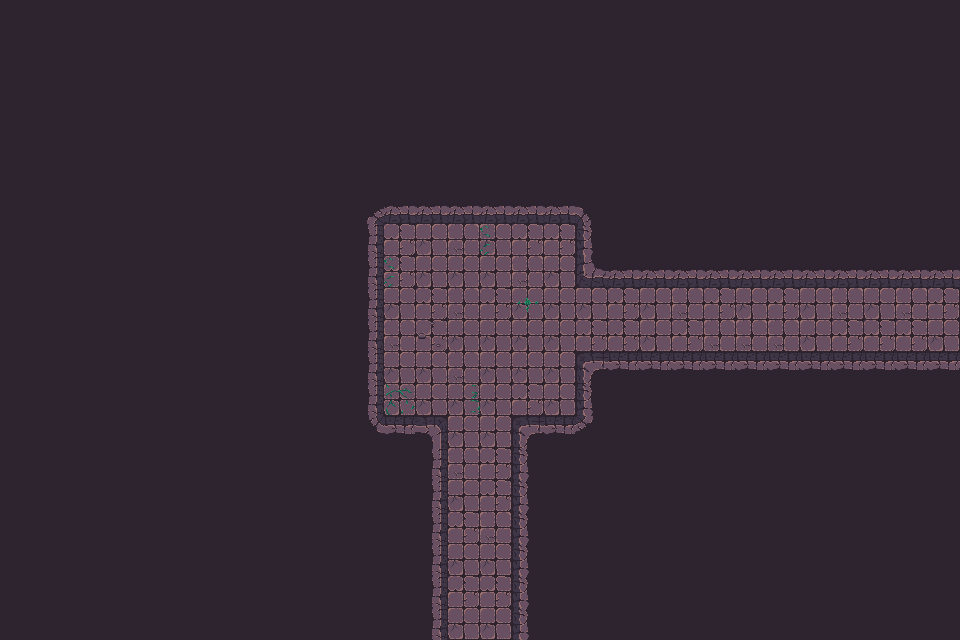

A 2D game scene composited from a Tiled map and its tileset images. What follows is a short description and the map's XML, with every tile layer's data as written:
An orthogonal 30x20 tile map with 32x32 px tiles, 3 tile layers (Walls, Decor, Items), 2 tilesets and 58 objects.

<map version="1.10" tiledversion="1.11.2" orientation="orthogonal" renderorder="right-down" width="30" height="20" tilewidth="32" tileheight="32" infinite="0" nextlayerid="3" nextobjectid="1">
    <tileset firstgid="1" name="Town Tileset" tilewidth="32" tileheight="32" tilecount="64" columns="8">
        <image source="../../../tiles/World H Tileset.png" trans="ff00ff" width="256" height="256" />
        <tile id="4">
            <objectgroup draworder="index" id="2">
                <object id="1" x="0" y="0" width="32" height="32" />
            </objectgroup>
        </tile>
        <tile id="5">
            <objectgroup draworder="index" id="2">
                <object id="1" x="0" y="0" width="32" height="32" />
            </objectgroup>
        </tile>
        <tile id="6">
            <objectgroup draworder="index" id="2">
                <object id="1" x="0" y="0" width="32" height="32" />
            </objectgroup>
        </tile>
        <tile id="7">
            <objectgroup draworder="index" id="2">
                <object id="1" x="0" y="0" width="32" height="32" />
            </objectgroup>
        </tile>
        <tile id="8">
            <objectgroup draworder="index" id="2">
                <object id="1" x="0" y="0" width="32" height="32" />
            </objectgroup>
        </tile>
        <tile id="10">
            <objectgroup draworder="index" id="2">
                <object id="1" x="0" y="32" width="32" height="0" />
            </objectgroup>
        </tile>
        <tile id="11">
            <objectgroup draworder="index" id="2">
                <object id="1" x="0" y="32" width="32" height="0" />
                <object id="2" x="32" y="0" width="0" height="32" />
            </objectgroup>
        </tile>
        <tile id="12">
            <objectgroup draworder="index" id="2">
                <object id="1" x="32" y="0" width="0" height="32" />
            </objectgroup>
        </tile>
        <tile id="13">
            <objectgroup draworder="index" id="2">
                <object id="1" x="0" y="32" width="32" height="0" />
                <object id="2" x="0" y="32" width="32" height="0" />
                <object id="3" x="0" y="0" width="0" height="32" />
            </objectgroup>
        </tile>
        <tile id="14">
            <objectgroup draworder="index" id="2">
                <object id="1" x="0" y="0" width="0" height="32" />
            </objectgroup>
        </tile>
        <tile id="16">
            <objectgroup draworder="index" id="2">
                <object id="1" x="0" y="0" width="32" height="32" />
            </objectgroup>
        </tile>
        <tile id="24">
            <objectgroup draworder="index" id="2">
                <object id="1" x="0" y="0" width="32" height="32" />
            </objectgroup>
        </tile>
    </tileset>
    <tileset firstgid="65" name="Dungeon Crawler Tileset" tilewidth="32" tileheight="32" tilecount="100" columns="10">
        <image source="../../../tiles/Dungeon_Tile.png" trans="" width="320" height="320" />
        <tile id="2">
            <objectgroup draworder="index" id="2">
                <object id="1" x="0" y="0" width="32" height="32" />
            </objectgroup>
        </tile>
        <tile id="3">
            <objectgroup draworder="index" id="2">
                <object id="1" x="0" y="0" width="32" height="32" />
            </objectgroup>
        </tile>
        <tile id="4">
            <objectgroup draworder="index" id="2">
                <object id="1" x="0" y="0" width="32" height="32" />
            </objectgroup>
        </tile>
        <tile id="5">
            <objectgroup draworder="index" id="2">
                <object id="1" x="0" y="0" width="32" height="32" />
            </objectgroup>
        </tile>
        <tile id="6">
            <objectgroup draworder="index" id="2">
                <object id="1" x="0" y="0" width="32" height="32" />
            </objectgroup>
        </tile>
        <tile id="8">
            <objectgroup draworder="index" id="2">
                <object id="1" x="0" y="0" width="32" height="32" />
            </objectgroup>
        </tile>
        <tile id="12">
            <objectgroup draworder="index" id="2">
                <object id="1" x="0" y="0" width="32" height="32" />
            </objectgroup>
        </tile>
        <tile id="13">
            <objectgroup draworder="index" id="2">
                <object id="1" x="0" y="0" width="32" height="32" />
            </objectgroup>
        </tile>
        <tile id="14">
            <objectgroup draworder="index" id="2">
                <object id="1" x="0" y="0" width="32" height="32" />
            </objectgroup>
        </tile>
        <tile id="15">
            <objectgroup draworder="index" id="2">
                <object id="1" x="0" y="0" width="32" height="32" />
            </objectgroup>
        </tile>
        <tile id="16">
            <objectgroup draworder="index" id="2">
                <object id="1" x="0" y="0" width="32" height="32" />
            </objectgroup>
        </tile>
        <tile id="18">
            <objectgroup draworder="index" id="2">
                <object id="1" x="0" y="0" width="32" height="32" />
            </objectgroup>
        </tile>
        <tile id="22">
            <objectgroup draworder="index" id="2">
                <object id="1" x="0" y="0" width="32" height="32" />
            </objectgroup>
        </tile>
        <tile id="23">
            <objectgroup draworder="index" id="2">
                <object id="1" x="0" y="0" width="32" height="32" />
            </objectgroup>
        </tile>
        <tile id="24">
            <objectgroup draworder="index" id="2">
                <object id="1" x="0" y="0" width="32" height="32" />
            </objectgroup>
        </tile>
        <tile id="25">
            <objectgroup draworder="index" id="2">
                <object id="1" x="0" y="0" width="32" height="32" />
            </objectgroup>
        </tile>
        <tile id="26">
            <objectgroup draworder="index" id="2">
                <object id="1" x="0" y="0" width="32" height="32" />
            </objectgroup>
        </tile>
        <tile id="28">
            <objectgroup draworder="index" id="2">
                <object id="1" x="0" y="0" width="32" height="32" />
            </objectgroup>
        </tile>
        <tile id="32">
            <objectgroup draworder="index" id="2">
                <object id="1" x="0" y="0" width="32" height="32" />
            </objectgroup>
        </tile>
        <tile id="33">
            <objectgroup draworder="index" id="2">
                <object id="1" x="0" y="0" width="32" height="32" />
            </objectgroup>
        </tile>
        <tile id="34">
            <objectgroup draworder="index" id="2">
                <object id="1" x="0" y="0" width="32" height="32" />
            </objectgroup>
        </tile>
        <tile id="35">
            <objectgroup draworder="index" id="2">
                <object id="1" x="0" y="0" width="32" height="32" />
            </objectgroup>
        </tile>
        <tile id="36">
            <objectgroup draworder="index" id="2">
                <object id="1" x="0" y="0" width="32" height="32" />
            </objectgroup>
        </tile>
        <tile id="38">
            <objectgroup draworder="index" id="2">
                <object id="1" x="0" y="0" width="32" height="32" />
            </objectgroup>
        </tile>
        <tile id="42">
            <objectgroup draworder="index" id="2">
                <object id="1" x="0" y="0" width="32" height="32" />
            </objectgroup>
        </tile>
        <tile id="43">
            <objectgroup draworder="index" id="2">
                <object id="1" x="0" y="0" width="32" height="32" />
            </objectgroup>
        </tile>
        <tile id="44">
            <objectgroup draworder="index" id="2">
                <object id="1" x="0" y="0" width="32" height="32" />
            </objectgroup>
        </tile>
        <tile id="45">
            <objectgroup draworder="index" id="2">
                <object id="1" x="0" y="0" width="32" height="32" />
            </objectgroup>
        </tile>
        <tile id="46">
            <objectgroup draworder="index" id="2">
                <object id="1" x="0" y="0" width="32" height="32" />
            </objectgroup>
        </tile>
        <tile id="48">
            <objectgroup draworder="index" id="2">
                <object id="1" x="0" y="0" width="32" height="32" />
            </objectgroup>
        </tile>
        <tile id="52">
            <objectgroup draworder="index" id="2">
                <object id="1" x="0" y="0" width="32" height="32" />
            </objectgroup>
        </tile>
        <tile id="53">
            <objectgroup draworder="index" id="2">
                <object id="1" x="0" y="0" width="32" height="32" />
            </objectgroup>
        </tile>
        <tile id="54">
            <objectgroup draworder="index" id="2">
                <object id="1" x="0" y="0" width="32" height="32" />
            </objectgroup>
        </tile>
        <tile id="55">
            <objectgroup draworder="index" id="2">
                <object id="1" x="0" y="0" width="32" height="32" />
            </objectgroup>
        </tile>
        <tile id="56">
            <objectgroup draworder="index" id="2">
                <object id="1" x="0" y="0" width="32" height="32" />
            </objectgroup>
        </tile>
        <tile id="58">
            <objectgroup draworder="index" id="2">
                <object id="1" x="0" y="0" width="32" height="32" />
            </objectgroup>
        </tile>
        <tile id="62">
            <objectgroup draworder="index" id="2">
                <object id="1" x="0" y="0" width="32" height="32" />
            </objectgroup>
        </tile>
        <tile id="63">
            <objectgroup draworder="index" id="2">
                <object id="1" x="0" y="0" width="32" height="32" />
            </objectgroup>
        </tile>
        <tile id="64">
            <objectgroup draworder="index" id="2">
                <object id="1" x="0" y="0" width="32" height="32" />
            </objectgroup>
        </tile>
        <tile id="65">
            <objectgroup draworder="index" id="2">
                <object id="1" x="0" y="0" width="32" height="32" />
            </objectgroup>
        </tile>
        <tile id="66">
            <objectgroup draworder="index" id="2">
                <object id="1" x="0" y="0" width="32" height="32" />
            </objectgroup>
        </tile>
        <tile id="68">
            <objectgroup draworder="index" id="2">
                <object id="1" x="0" y="0" width="32" height="32" />
            </objectgroup>
        </tile>
        <tile id="80">
            <objectgroup draworder="index" id="2">
                <object id="1" x="0" y="0" width="32" height="32" />
            </objectgroup>
        </tile>
    </tileset>
    <layer id="1" name="Walls" width="30" height="20">
        <data encoding="csv">
122,122,122,122,122,122,122,122,122,122,122,122,122,122,122,122,122,122,122,122,122,122,122,122,122,122,122,122,122,122,
122,122,122,122,122,122,122,122,122,122,122,122,122,122,122,122,122,122,122,122,122,122,122,122,122,122,122,122,122,122,
122,122,122,122,122,122,122,122,122,122,122,122,122,122,122,122,122,122,122,122,122,122,122,122,122,122,122,122,122,122,
122,122,122,122,122,122,122,122,122,122,122,122,122,122,122,122,122,122,122,122,122,122,122,122,122,122,122,122,122,122,
122,122,122,122,122,122,122,122,122,122,122,122,122,122,122,122,122,122,122,122,122,122,122,122,122,122,122,122,122,122,
122,122,122,122,122,122,122,122,122,122,122,122,122,122,122,122,122,122,122,122,122,122,122,122,122,122,122,122,122,122,
122,122,122,122,122,122,122,122,122,122,122,67,68,68,68,68,68,68,69,122,122,122,122,122,122,122,122,122,122,122,
122,122,122,122,122,122,122,122,122,122,122,77,65,75,66,75,65,65,79,122,122,122,122,122,122,122,122,122,122,122,
122,122,122,122,122,122,122,122,122,122,122,77,65,75,75,75,66,75,100,68,68,68,68,68,68,68,68,68,68,68,
122,122,122,122,122,122,122,122,122,122,122,77,75,65,66,65,75,75,75,65,75,66,65,75,65,75,66,75,66,65,
122,122,122,122,122,122,122,122,122,122,122,77,66,65,75,75,75,75,65,65,75,65,66,66,66,75,65,65,65,75,
122,122,122,122,122,122,122,122,122,122,122,77,75,75,66,75,75,75,70,88,88,88,88,88,88,88,88,88,88,88,
122,122,122,122,122,122,122,122,122,122,122,77,75,75,75,75,65,75,79,122,122,122,122,122,122,122,122,122,122,122,
122,122,122,122,122,122,122,122,122,122,122,87,88,73,75,75,70,88,89,122,122,122,122,122,122,122,122,122,122,122,
122,122,122,122,122,122,122,122,122,122,122,122,122,77,66,65,79,122,122,122,122,122,122,122,122,122,122,122,122,122,
122,122,122,122,122,122,122,122,122,122,122,122,122,77,75,65,79,122,122,122,122,122,122,122,122,122,122,122,122,122,
122,122,122,122,122,122,122,122,122,122,122,122,122,77,65,66,79,122,122,122,122,122,122,122,122,122,122,122,122,122,
122,122,122,122,122,122,122,122,122,122,122,122,122,77,75,75,79,122,122,122,122,122,122,122,122,122,122,122,122,122,
122,122,122,122,122,122,122,122,122,122,122,122,122,77,65,65,79,122,122,122,122,122,122,122,122,122,122,122,122,122,
122,122,122,122,122,122,122,122,122,122,122,122,122,77,75,75,79,122,122,122,122,122,122,122,122,122,122,122,122,122
        </data>
    </layer>
    <layer id="1" name="Decor" width="30" height="20">
        <data encoding="csv">
133,133,133,133,133,133,133,133,133,133,133,133,133,133,133,133,133,133,133,133,133,133,133,133,133,133,133,133,133,133,
133,133,133,133,133,133,133,133,133,133,133,133,133,133,133,133,133,133,133,133,133,133,133,133,133,133,133,133,133,133,
133,133,133,133,133,133,133,133,133,133,133,133,133,133,133,133,133,133,133,133,133,133,133,133,133,133,133,133,133,133,
133,133,133,133,133,133,133,133,133,133,133,133,133,133,133,133,133,133,133,133,133,133,133,133,133,133,133,133,133,133,
133,133,133,133,133,133,133,133,133,133,133,133,133,133,133,133,133,133,133,133,133,133,133,133,133,133,133,133,133,133,
133,133,133,133,133,133,133,133,133,133,133,133,133,133,133,133,133,133,133,133,133,133,133,133,133,133,133,133,133,133,
133,133,133,133,133,133,133,133,133,133,133,133,133,133,133,133,133,133,133,133,133,133,133,133,133,133,133,133,133,133,
133,133,133,133,133,133,133,133,133,133,133,133,133,133,133,139,133,133,133,133,133,133,133,133,133,133,133,133,133,133,
133,133,133,133,133,133,133,133,133,133,133,133,139,133,133,133,133,133,133,133,133,133,133,133,133,133,133,133,133,133,
133,133,133,133,133,133,133,133,133,133,133,133,133,133,133,133,135,133,133,133,133,133,133,133,133,133,133,133,133,133,
133,133,133,133,133,133,133,133,133,133,133,133,133,116,133,133,133,133,133,133,133,133,133,133,133,133,133,133,133,133,
133,133,133,133,133,133,133,133,133,133,133,133,133,133,133,133,133,133,133,133,133,133,133,133,133,133,133,133,133,133,
133,133,133,133,133,133,133,133,133,133,133,133,126,133,140,133,133,133,133,133,133,133,133,133,133,133,133,133,133,133,
133,133,133,133,133,133,133,133,133,133,133,133,133,133,133,133,133,133,133,133,133,133,133,133,133,133,133,133,133,133,
133,133,133,133,133,133,133,133,133,133,133,133,133,133,133,133,133,133,133,133,133,133,133,133,133,133,133,133,133,133,
133,133,133,133,133,133,133,133,133,133,133,133,133,133,133,133,133,133,133,133,133,133,133,133,133,133,133,133,133,133,
133,133,133,133,133,133,133,133,133,133,133,133,133,133,133,133,133,133,133,133,133,133,133,133,133,133,133,133,133,133,
133,133,133,133,133,133,133,133,133,133,133,133,133,133,133,133,133,133,133,133,133,133,133,133,133,133,133,133,133,133,
133,133,133,133,133,133,133,133,133,133,133,133,133,133,133,133,133,133,133,133,133,133,133,133,133,133,133,133,133,133,
133,133,133,133,133,133,133,133,133,133,133,133,133,133,133,133,133,133,133,133,133,133,133,133,133,133,133,133,133,133
        </data>
    </layer>
    <layer id="1" name="Items" width="30" height="20">
        <data encoding="csv">
133,133,133,133,133,133,133,133,133,133,133,133,133,133,133,133,133,133,133,133,133,133,133,133,133,133,133,133,133,133,
133,133,133,133,133,133,133,133,133,133,133,133,133,133,133,133,133,133,133,133,133,133,133,133,133,133,133,133,133,133,
133,133,133,133,133,133,133,133,133,133,133,133,133,133,133,133,133,133,133,133,133,133,133,133,133,133,133,133,133,133,
133,133,133,133,133,133,133,133,133,133,133,133,133,133,133,133,133,133,133,133,133,133,133,133,133,133,133,133,133,133,
133,133,133,133,133,133,133,133,133,133,133,133,133,133,133,133,133,133,133,133,133,133,133,133,133,133,133,133,133,133,
133,133,133,133,133,133,133,133,133,133,133,133,133,133,133,133,133,133,133,133,133,133,133,133,133,133,133,133,133,133,
133,133,133,133,133,133,133,133,133,133,133,133,133,133,133,133,133,133,133,133,133,133,133,133,133,133,133,133,133,133,
133,133,133,133,133,133,133,133,133,133,133,133,133,133,133,133,133,133,133,133,133,133,133,133,133,133,133,133,133,133,
133,133,133,133,133,133,133,133,133,133,133,133,133,133,133,133,133,133,133,133,133,133,133,133,133,133,133,133,133,133,
133,133,133,133,133,133,133,133,133,133,133,133,133,133,133,133,133,133,133,133,133,133,133,133,133,133,133,133,133,133,
133,133,133,133,133,133,133,133,133,133,133,133,133,133,133,133,133,133,133,133,133,133,133,133,133,133,133,133,133,133,
133,133,133,133,133,133,133,133,133,133,133,133,133,133,133,133,133,133,133,133,133,133,133,133,133,133,133,133,133,133,
133,133,133,133,133,133,133,133,133,133,133,133,133,133,133,133,133,133,133,133,133,133,133,133,133,133,133,133,133,133,
133,133,133,133,133,133,133,133,133,133,133,133,133,133,133,133,133,133,133,133,133,133,133,133,133,133,133,133,133,133,
133,133,133,133,133,133,133,133,133,133,133,133,133,133,133,133,133,133,133,133,133,133,133,133,133,133,133,133,133,133,
133,133,133,133,133,133,133,133,133,133,133,133,133,133,133,133,133,133,133,133,133,133,133,133,133,133,133,133,133,133,
133,133,133,133,133,133,133,133,133,133,133,133,133,133,133,133,133,133,133,133,133,133,133,133,133,133,133,133,133,133,
133,133,133,133,133,133,133,133,133,133,133,133,133,133,133,133,133,133,133,133,133,133,133,133,133,133,133,133,133,133,
133,133,133,133,133,133,133,133,133,133,133,133,133,133,133,133,133,133,133,133,133,133,133,133,133,133,133,133,133,133,
133,133,133,133,133,133,133,133,133,133,133,133,133,133,133,133,133,133,133,133,133,133,133,133,133,133,133,133,133,133
        </data>
    </layer>
</map>
